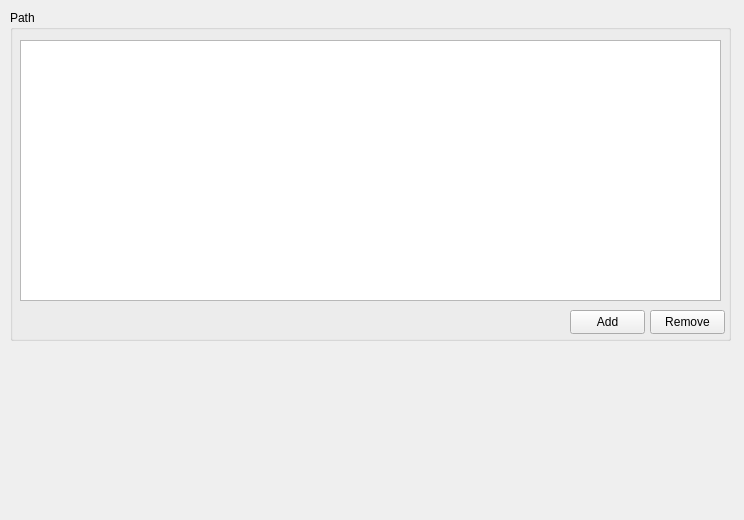
<?xml version="1.0" encoding="UTF-8"?>
<ui version="4.0">
 <class>FilesSettings</class>
 <widget class="QWidget" name="FilesSettings">
  <property name="geometry">
   <rect>
    <x>0</x>
    <y>0</y>
    <width>744</width>
    <height>520</height>
   </rect>
  </property>
  <property name="windowTitle">
   <string>FilesSettings</string>
  </property>
  <widget class="QGroupBox" name="pathList">
   <property name="geometry">
    <rect>
     <x>10</x>
     <y>10</y>
     <width>721</width>
     <height>331</height>
    </rect>
   </property>
   <property name="title">
    <string>Path</string>
   </property>
   <widget class="QListView" name="listView">
    <property name="geometry">
     <rect>
      <x>10</x>
      <y>30</y>
      <width>701</width>
      <height>261</height>
     </rect>
    </property>
   </widget>
   <widget class="QPushButton" name="addBtn">
    <property name="geometry">
     <rect>
      <x>560</x>
      <y>300</y>
      <width>75</width>
      <height>24</height>
     </rect>
    </property>
    <property name="text">
     <string>Add</string>
    </property>
   </widget>
   <widget class="QPushButton" name="removeBtn">
    <property name="geometry">
     <rect>
      <x>640</x>
      <y>300</y>
      <width>75</width>
      <height>24</height>
     </rect>
    </property>
    <property name="text">
     <string>Remove</string>
    </property>
   </widget>
  </widget>
 </widget>
 <resources/>
 <connections/>
</ui>
